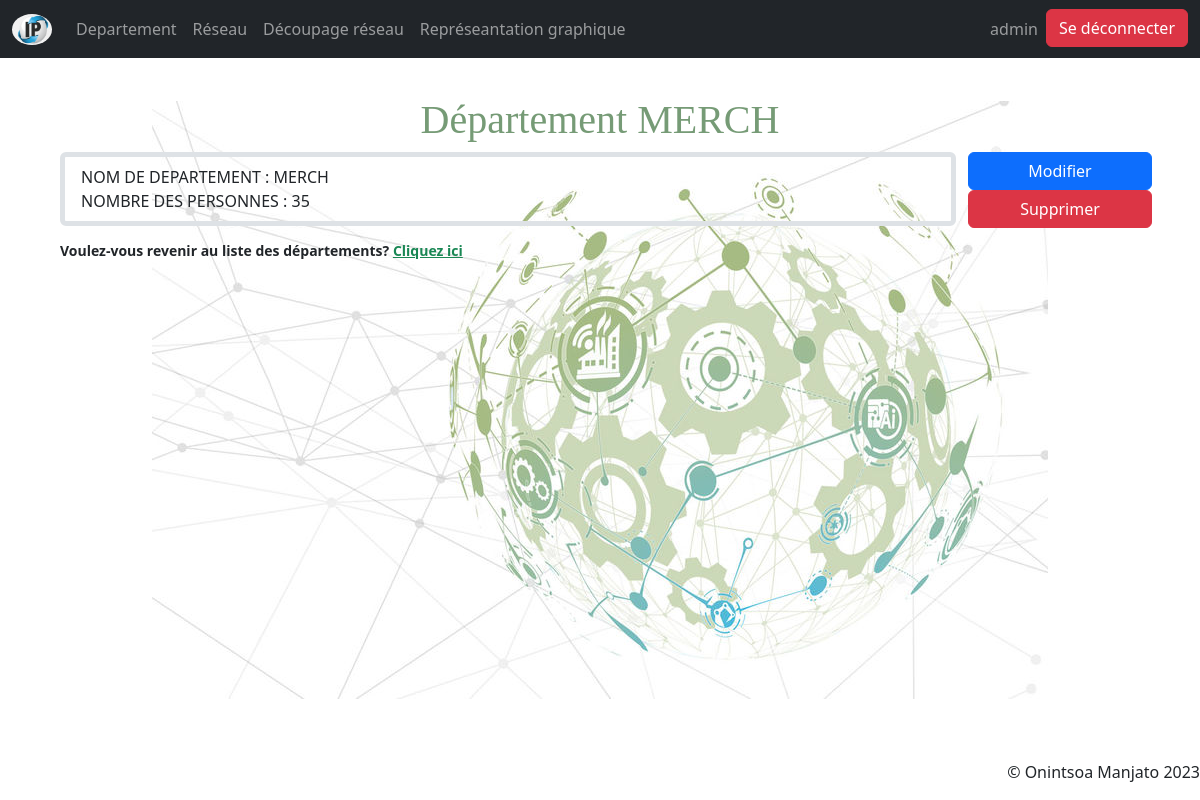
/departement/10 (signed in), run on an earlier commit of the app's database.
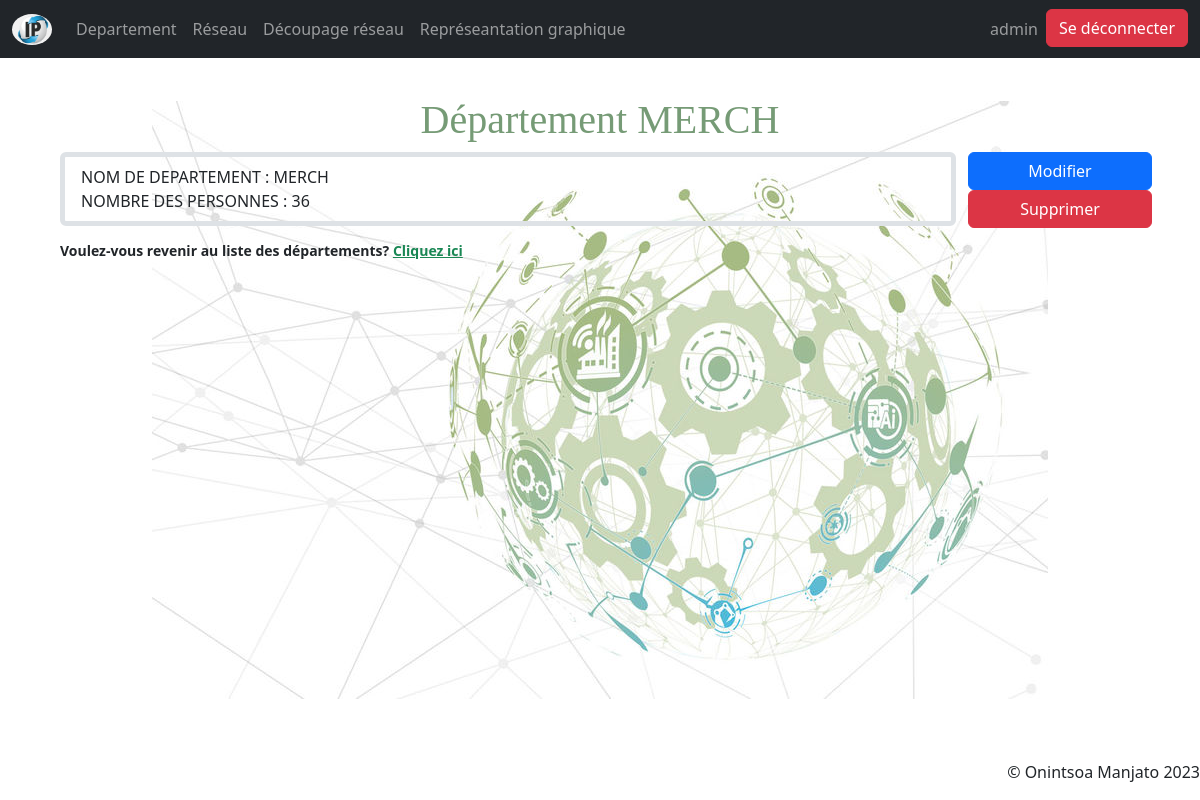
And on a later commit of the database.
### myapp/models.py (models this page shows, shortened)
class Departement(models.Model):
    nomDepart = models.CharField(max_length=30)
    nbPers = models.IntegerField()

### myapp/views.py (the view)
# urls.py: path('departement/<id>', views.detail_departement, name="detail_departement"),
def detail_departement(request, id):
    if not request.user.is_authenticated:
        return log_in(request)
    context = {}
    context["data"] = Departement.objects.get(id = id)
    return render(request, "detail_departement.html", context)

### myapp/templates/detail_departement.html (shortened to what this page needs)
{% extends 'base.html' %}
{% block content %}
<div class="container-fluid">
    <div class="card-header">
        <h1 class="text-center" style="font-family: cursive; color: rgb(118, 155, 118);">Département {{ data.nomDepart }}</h1>
    </div>
    <div class="card-body">
        <div class="row">
            <div class="col-sm-10">
                <ul class="list-group">
                    <li class="list-group-item bg-transparent border-5">NOM DE DEPARTEMENT : {{ data.nomDepart }}</br> NOMBRE DES PERSONNES : {{ data.nbPers }}</li>
                </ul>
            </div>
        <div class="col-sm-2">
            <div class="row">
                <a class="btn btn-primary" href="/departement/{{data.id}}/update/" role="button">Modifier</a>
            </div>
            <div class="row">
                <a class="btn btn-danger" href="/departement/{{data.id}}/delete/" role="button">Supprimer</a>
            </div>
        </div>
        </div>
        <div class="row">
            <p class="small fw-bold mt-2 pt-1 mb-0">Voulez-vous revenir au liste des départements?  <a href="/departementlist/" class="link-success">Cliquez ici</a></p>
        </div>
    </div>
</div>
{% endblock %}

What changed in the data, as far as the page shows it:
changed Departement "MERCH": nbPers "35" → "36"
